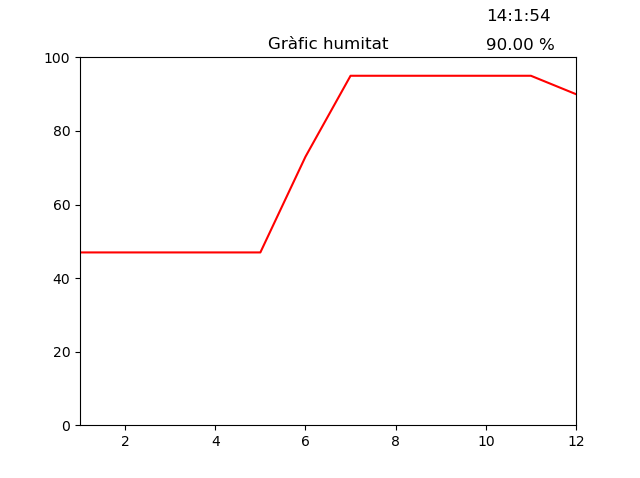

Generate this figure with Python:
import serial
import re
import matplotlib.pyplot as plt
import datetime

ser = serial.Serial('COM3', 9600, timeout=0.5)
ser.close()
ser.open()

while True:
    plt.title("Gràfic humitat")
    plt.ion()
    t1=plt.text(10,110, "", fontsize=12)
    t2=plt.text(10,102, "", fontsize=12)
    xdata = []
    ydata = []
    axes = plt.gca()
    axes.set_xlim(1, 12)
    axes.set_ylim(0, 100)
    line, = axes.plot(xdata, ydata, 'r-')
    compta = 0
    while compta <13:
        data = str(ser.readline())
        d= data.split(';')
        if len(d) > 2:
            print(d[2])
            compta += 1
            xdata.append(compta)
            ydata.append(float(d[2]))
            line.set_xdata(xdata)
            line.set_ydata(ydata)
            currentDT = datetime.datetime.now()
            t1.set_text(str(currentDT.hour)+":"+str(currentDT.minute)+":"+str(currentDT.second))
            t2.set_text(d[2]+" %")
            plt.plot()
            plt.pause(1e-17)
    plt.clf()
